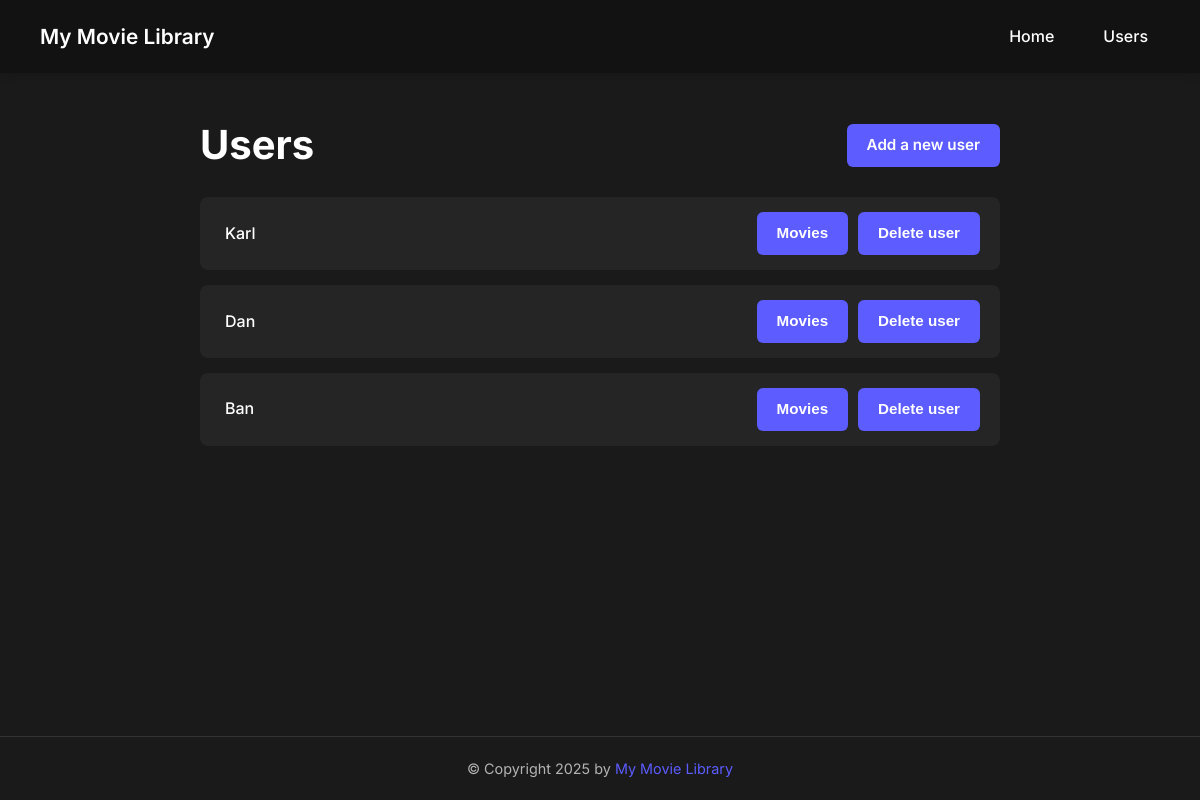
The app's page /users, older data.
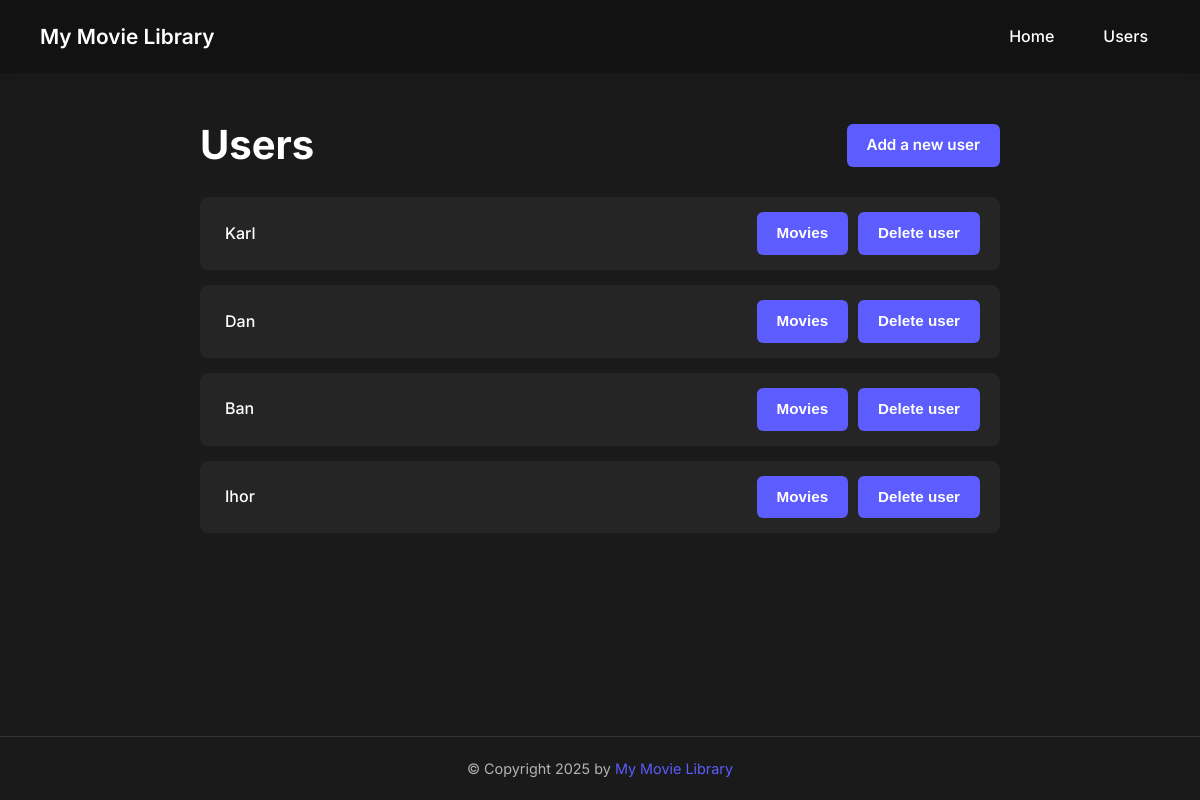
The same page, newer data.
### storage/db_models.py (models this page shows, shortened)
class UserAccount(model):
    id: Mapped[int] = mapped_column(primary_key=True, autoincrement=True)
    name: Mapped[str] = mapped_column(unique=True)
    movies: Mapped[List['Movie']] = relationship(back_populates='user', cascade='all, delete-orphan')

### app.py (the view)
@app.get('/users')
@db_connection_handler
def list_all_users():
    users = data_manager.get_all_users()
    return render_template('users.html', users=users)

### app.py (called while the page is built)
def db_connection_handler(func):
    @functools.wraps(func)
    def wrapper(*args, **kwargs):
        try:
            data = func(*args, **kwargs)
            return data
        except (exc.OperationalError, exc.ArgumentError) as e:
            print(f'The following error has occurred: {e}')
            flash('Problem with database, try again later.', 'error')
            return render_template('error.html'), 500
        except Exception as e:
            print(f'The following error has occurred: {e}')
            flash('Something went wrong, try again later.', 'error')
            return render_template('error.html'), 500
    return wrapper

### storage/sqlite_data_manager.py (called while the page is built)
    def get_all_users(self):
        return self.db.session.execute(self.db.select(self.user_model)).scalars()

### templates/users.html
{% extends "layout.html" %}
{% block head %}
  {{ super() }}
{% endblock %}
{% block content %}
  <div class="container">
    <div class="content-header users-page-header">
      <h1>Users</h1>
      <a href="/add_user" class="btn">Add a new user</a>
    </div>
    <section class="users-list">
      {% for user in users %}
      <div class="user-item">
        <div class="user">
          <a href="/users/{{user.id}}" class="user-link">{{user.name}}</a>
        </div>
        <div class="delete-user">
          <form action="/users/{{user.id}}" method="get">
            <button type="submit" class="btn btn-small btn-danger">Movies</button>
          </form>
          <form action="/delete_user/{{user.id}}" method="post">
            <button type="submit" class="btn btn-small btn-danger">Delete user</button>
          </form>
        </div>
      </div>
      {% endfor %}
    </section>
  </div>
{% endblock %}

Row changes from the older to the newer data that the page shows:
added UserAccount: name "Ihor"
